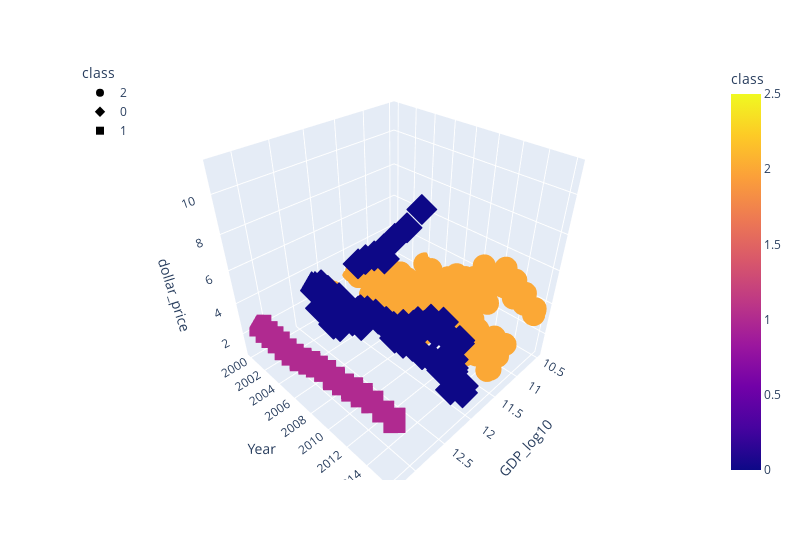

Notebook code for this chart:
### Code cell
# Plot 3D graph for K= 3

fig = px.scatter_3d(
    three_clusters,
    x="GDP_log10",
    y="Year",
    z="dollar_price",
    color="class",
    symbol="class",
    width=800,
)
fig.update_layout(legend=dict(x=0, y=1))
fig.show()

### Figure 1 — Plotly figure (JSON) as saved in the notebook; plotly's stock layout.template omitted (floating-point values rounded to 4 significant figures; data arrays with more than 128 entries replaced by an {"elided": "..."} marker saying what was removed)
{"data": [{"hovertemplate": "class=%{marker.color}<br>GDP_log10=%{x}<br>Year=%{y}<br>dollar_price=%{z}<extra></extra>", "legendgroup": "2", "marker": {"color": {"elided": "133 int values"}, "coloraxis": "coloraxis", "symbol": "circle"}, "mode": "markers", "name": "2", "scene": "scene", "showlegend": true, "type": "scatter3d", "x": {"elided": "133 float values"}, "y": {"elided": "133 int values"}, "z": {"elided": "133 float values"}}, {"hovertemplate": "class=%{marker.color}<br>GDP_log10=%{x}<br>Year=%{y}<br>dollar_price=%{z}<extra></extra>", "legendgroup": "0", "marker": {"color": [0, 0, 0, 0, 0, 0, 0, 0, 0, 0, 0, 0, 0, 0, 0, 0, 0, 0, 0, 0, 0, 0, 0, 0, 0, 0, 0, 0, 0, 0, 0, 0, 0, 0, 0, 0, 0, 0, 0, 0, 0, 0, 0, 0, 0, 0, 0, 0, 0, 0, 0, 0, 0, 0, 0, 0, 0, 0, 0, 0, 0, 0, 0, 0, 0, 0, 0, 0, 0, 0, 0, 0, 0], "coloraxis": "coloraxis", "symbol": "diamond"}, "mode": "markers", "name": "0", "scene": "scene", "showlegend": true, "type": "scatter3d", "x": [12.21, 12.15, 12.16, 12.21, 12.17, 12.18, 12.24, 12.19, 11.98, 12.2, 12.25, 12.21, 11.99, 12.21, 12.27, 12.19, 12.01, 12.19, 12.29, 12.21, 12.02, 12.22, 12.31, 12.23, 12.03, 12.23, 12.31, 12.24, 12.03, 12.25, 12.31, 12.25, 12.0, 12.25, 12.31, 12.25, 12.0, 12.26, 12.34, 12.26, 12.02, 12.27, 12.36, 12.27, 12.04, 12.28, 12.37, 12.28, 12.06, 12.37, 12.06, 12.38, 12.06, 12.38, 12.07, 12.38, 12.07, 12.37, 12.09, 12.37, 12.09, 12.35, 12.1, 12.35, 12.1, 12.36, 12.11, 12.36, 12.11, 12.36, 12.12, 12.36, 12.12], "y": [2000, 2000, 2001, 2001, 2002, 2003, 2002, 2004, 2002, 2005, 2003, 2006, 2003, 2006, 2004, 2007, 2004, 2007, 2005, 2008, 2005, 2009, 2006, 2010, 2006, 2010, 2006, 2011, 2006, 2012, 2007, 2012, 2007, 2013, 2007, 2013, 2007, 2014, 2008, 2014, 2008, 2015, 2009, 2015, 2009, 2016, 2010, 2016, 2010, 2010, 2010, 2011, 2011, 2012, 2012, 2012, 2012, 2013, 2013, 2013, 2013, 2014, 2014, 2014, 2014, 2015, 2015, 2015, 2015, 2016, 2016, 2016, 2016], "z": [2.95, 2.85, 3.33, 1.8, 3.33, 3.2, 1.8, 3.19, 2.43, 3.28, 1.52, 3.52, 2.3, 3.52, 1.8, 3.63, 2.18, 3.88, 2.95, 4.09, 2.8, 3.89, 3.1, 4.12, 2.8, 4.17, 3.2, 4.73, 2.64, 4.73, 3.2, 5.12, 2.9, 5.41, 6.9, 5.53, 2.9, 5.54, 7.5, 5.64, 3.2, 5.7, 8.03, 5.85, 2.54, 5.84, 8.2, 6, 2.67, 8.71, 2.67, 9.5, 2.91, 10.25, 2.85, 5.04, 2.85, 11.25, 3.08, 6, 3.08, 6.2, 2.85, 6.5, 3.5, 6.75, 3.5, 4.5, 3.27, 3.38, 2.88, 5.17, 2.44]}, {"hovertemplate": "class=%{marker.color}<br>GDP_log10=%{x}<br>Year=%{y}<br>dollar_price=%{z}<extra></extra>", "legendgroup": "1", "marker": {"color": [1, 1, 1, 1, 1, 1, 1, 1, 1, 1, 1, 1, 1, 1, 1, 1, 1, 1, 1, 1, 1, 1, 1, 1, 1], "coloraxis": "coloraxis", "symbol": "square"}, "mode": "markers", "name": "1", "scene": "scene", "showlegend": true, "type": "scatter3d", "x": [13.11, 13.13, 13.14, 13.16, 13.17, 13.18, 13.18, 13.18, 13.16, 13.16, 13.18, 13.18, 13.19, 13.19, 13.2, 13.21, 13.21, 13.22, 13.22, 13.23, 13.23, 13.24, 13.24, 13.25, 13.25], "y": [2000, 2001, 2002, 2003, 2004, 2005, 2006, 2006, 2007, 2007, 2008, 2009, 2010, 2010, 2011, 2012, 2012, 2013, 2013, 2014, 2014, 2015, 2015, 2016, 2016], "z": [2.24, 2.24, 2.35, 2.46, 2.47, 2.58, 2.67, 2.78, 2.89, 3, 3.21, 3.43, 3.43, 3.53, 3.64, 3.81, 3.96, 4.03, 4.18, 4.24, 4.29, 4.29, 4.29, 4.29, 4.5]}], "layout": {"coloraxis": {"colorbar": {"title": {"text": "class"}}, "colorscale": [[0, "#0d0887"], [0.1111, "#46039f"], [0.2222, "#7201a8"], [0.3333, "#9c179e"], [0.4444, "#bd3786"], [0.5556, "#d8576b"], [0.6667, "#ed7953"], [0.7778, "#fb9f3a"], [0.8889, "#fdca26"], [1, "#f0f921"]]}, "legend": {"title": {"text": "class"}, "tracegroupgap": 0, "x": 0, "y": 1}, "margin": {"t": 60}, "scene": {"domain": {"x": [0, 1], "y": [0, 1]}, "xaxis": {"title": {"text": "GDP_log10"}}, "yaxis": {"title": {"text": "Year"}}, "zaxis": {"title": {"text": "dollar_price"}}}, "width": 800}}
